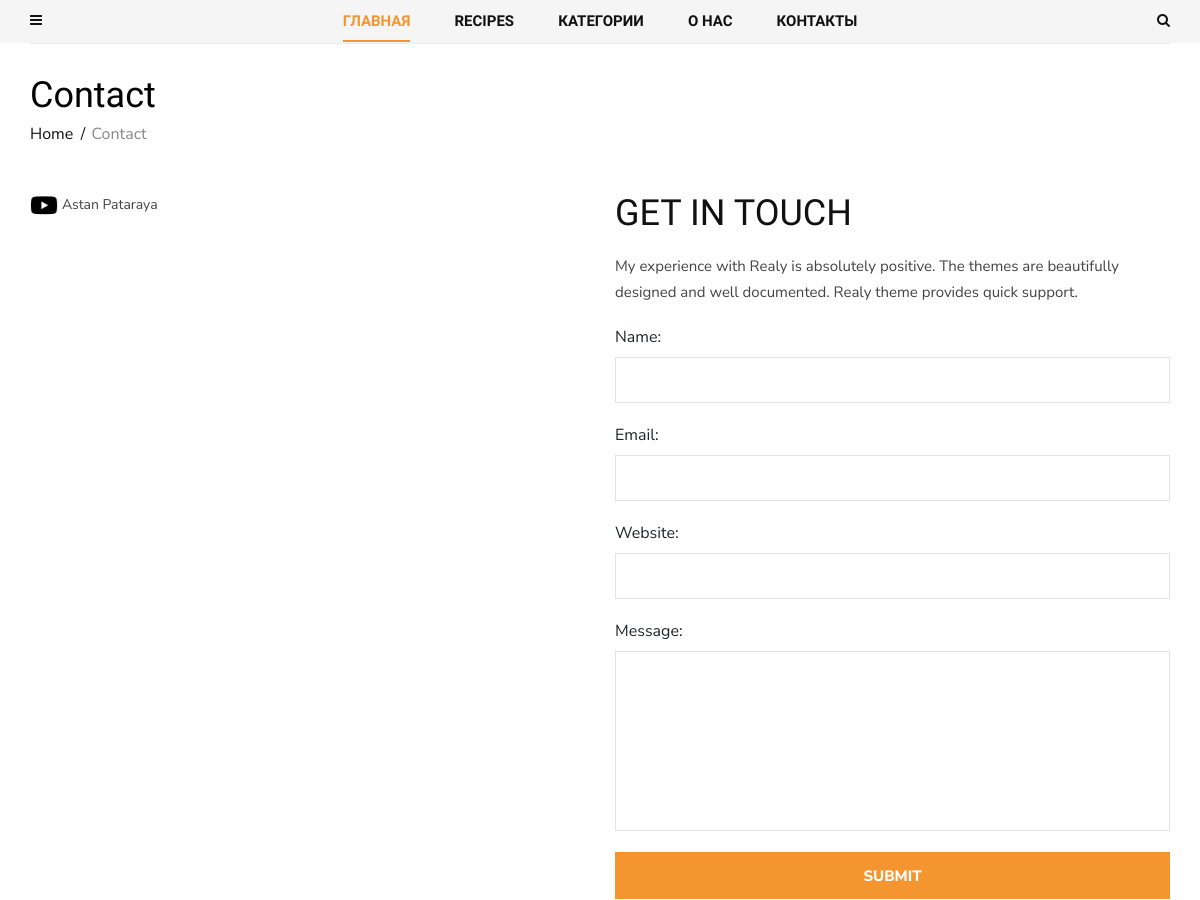
/contact/ (upper part), run on an earlier commit of the app's database.
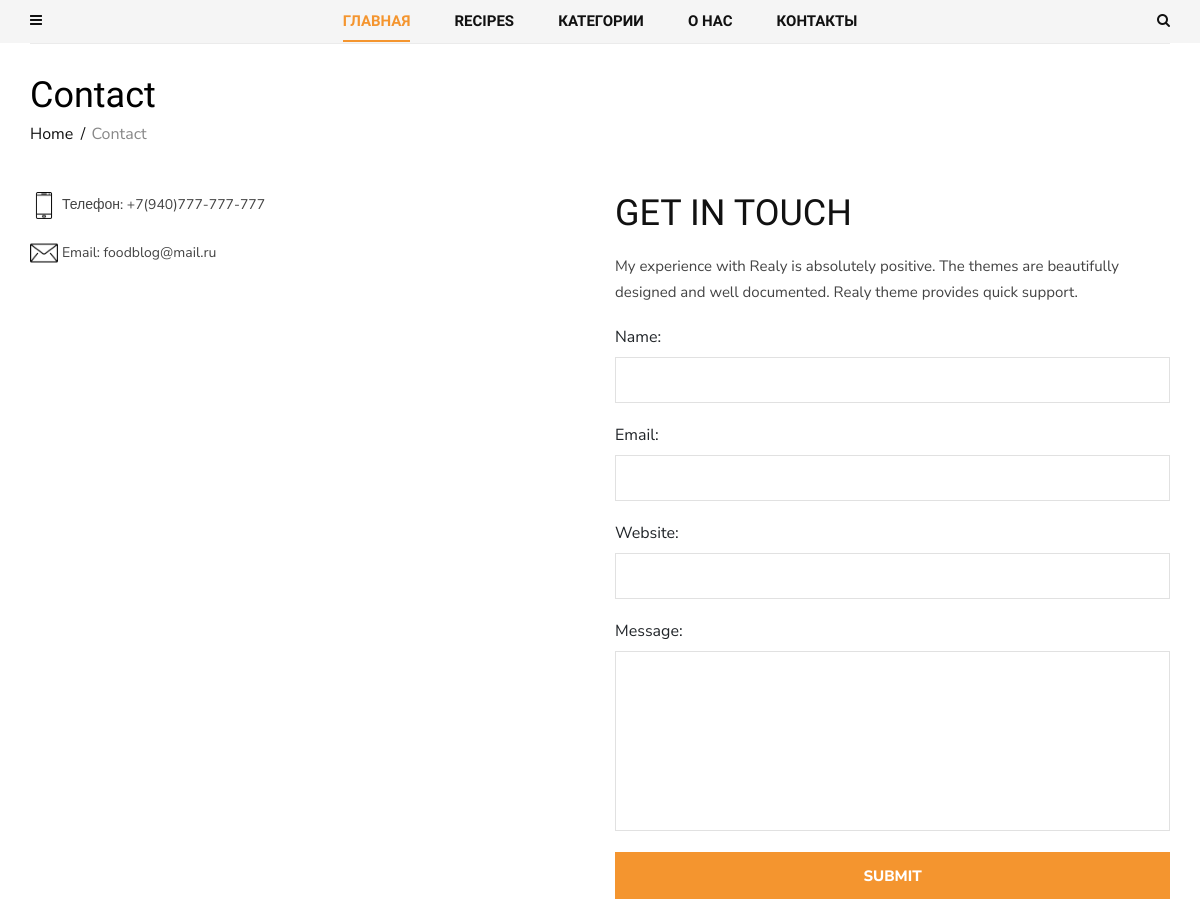
And on a later commit of the database.
### contact/models.py (models this page shows, shortened)
class ContactLink(models.Model):
    icon = models.FileField(upload_to="icons/")
    name = models.CharField(max_length=200)

### contact/views.py (the view)
# urls.py: path("contact/", views.ContactView.as_view(), name="contact"),
class ContactView(View):
    def get(self, request):
        contacts = ContactLink.objects.all()
        form = ContactForm()
        return render(
            request, "contact/contact.html", {"contacts": contacts, "form": form}
        )

### contact/forms.py
class ContactForm(forms.ModelForm):
    class Meta(type):
        model = ContactModel
        fields = "__all__"

### blog/models.py (called while the page is built)
    def get_absolute_url(self):
        return reverse(
            "post_single", kwargs={"slug": self.category.slug, "post_slug": self.slug}
        )

### blog/templatetags/menu_tags.py (called while the page is built)
def get_all_categories():
    return Category.objects.all()

@register.inclusion_tag("blog/include/tags/top_menu.html")
def get_categories():
    category = get_all_categories()
    return {"list_category": category}

@register.inclusion_tag("blog/include/tags/recipes_tag.html")
def get_last_posts():
    posts = Post.objects.select_related("category").order_by("-id")[:5]
    return {"list_last_post": posts}

### contact/models.py (called while the page is built)
    def get_first_image(self):
        item = self.about_images.first()
        return item.image.url

### contact/templatetags/social_tags.py (called while the page is built)
@register.simple_tag()
def get_social_links():
    return Social.objects.all()

@register.simple_tag()
def get_about():
    return About.objects.last()

### templates/contact/contact.html (shortened to what this page needs)
{% extends 'base.html' %}
{% block content %}
  <section class="contact spad">
    <div class="container">
      <div class="contact__text">
        <div class="row">
          <div class="col-lg-12">
            <div class="breadcrumb__text">
              <h2>Contact</h2>
              <div class="breadcrumb__option">
                <a href="#">Home</a>
                <span>Contact</span>
              </div>
            </div>
          </div>
        </div>
        <div class="row">
          <div class="col-lg-6 col-md-6">
            <div class="contact__widget">
              <ul>
                {% for contact in contacts %}
                  <li>
                    <img class="contact_icon" src="{{ contact.icon.url }}">
                    <span>{{ contact.name }}</span>
                  </li>
                {% endfor %}
              </ul>
            </div>
          </div>
          <div class="col-lg-6 col-md-6">
            <div class="contact__form">
              <div class="contact__form__title">
                <h2>gET IN TOUCH</h2>
                <p>My experience with Realy is absolutely positive. The themes are beautifully
                  designed
                  and well documented. Realy theme provides quick support.</p>
              </div>
              <form action="{% url 'feedback' %}" method="post">
                {{ form }}
                <button type="submit" class="site-btn">Submit</button>
              </form>
            </div>
          </div>
        </div>
      </div>
    </div>
  </section>
{% endblock content %}

What changed in the data, as far as the page shows it:
removed ContactLink: icon (picture), name "Astan Pataraya"
added ContactLink: icon (picture), name "Телефон: +7(940)777-777-777"
added ContactLink: icon (picture), name "Email: foodblog@mail.ru"
